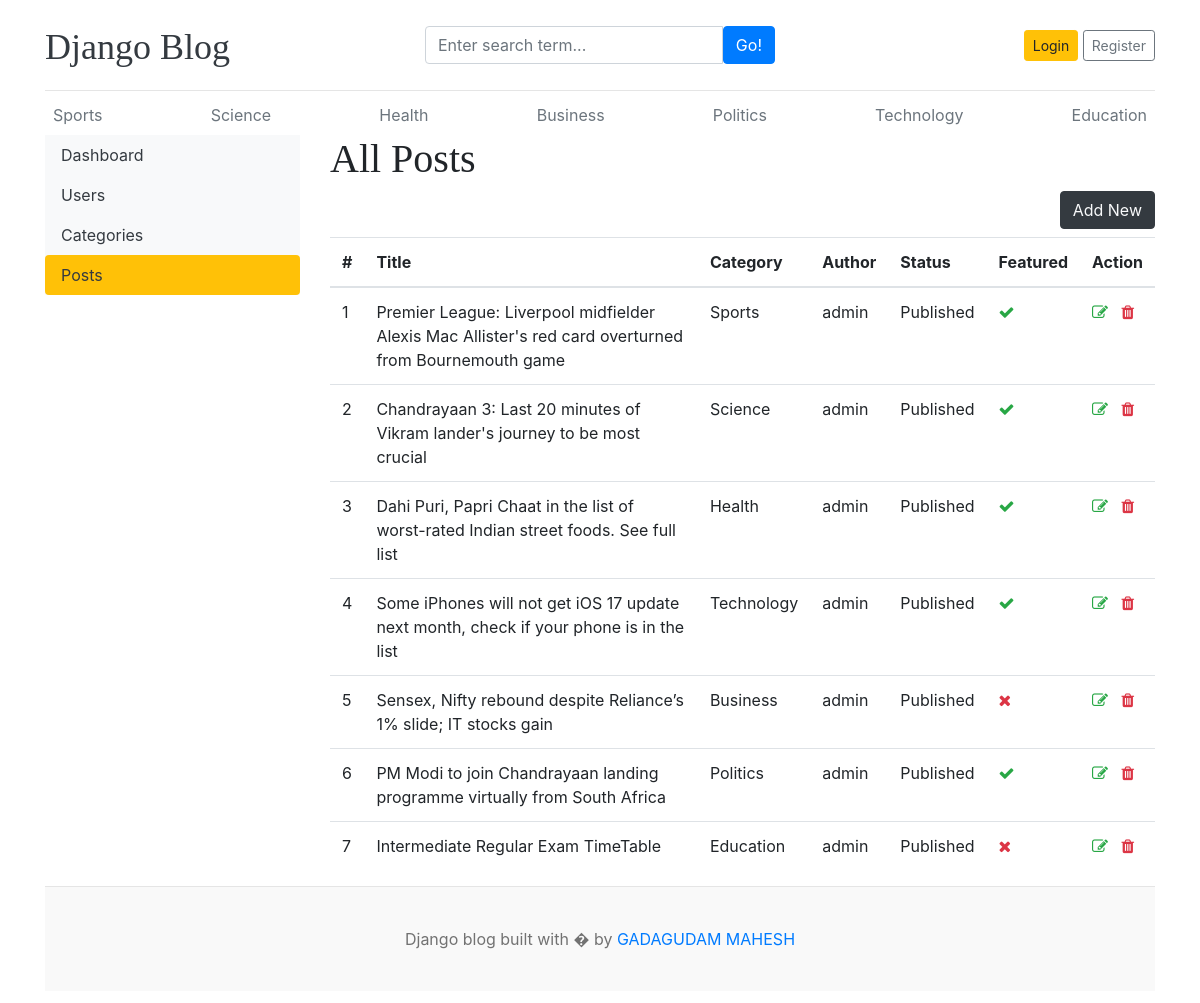
/dashboard/posts/, run on an earlier commit of the app's database.
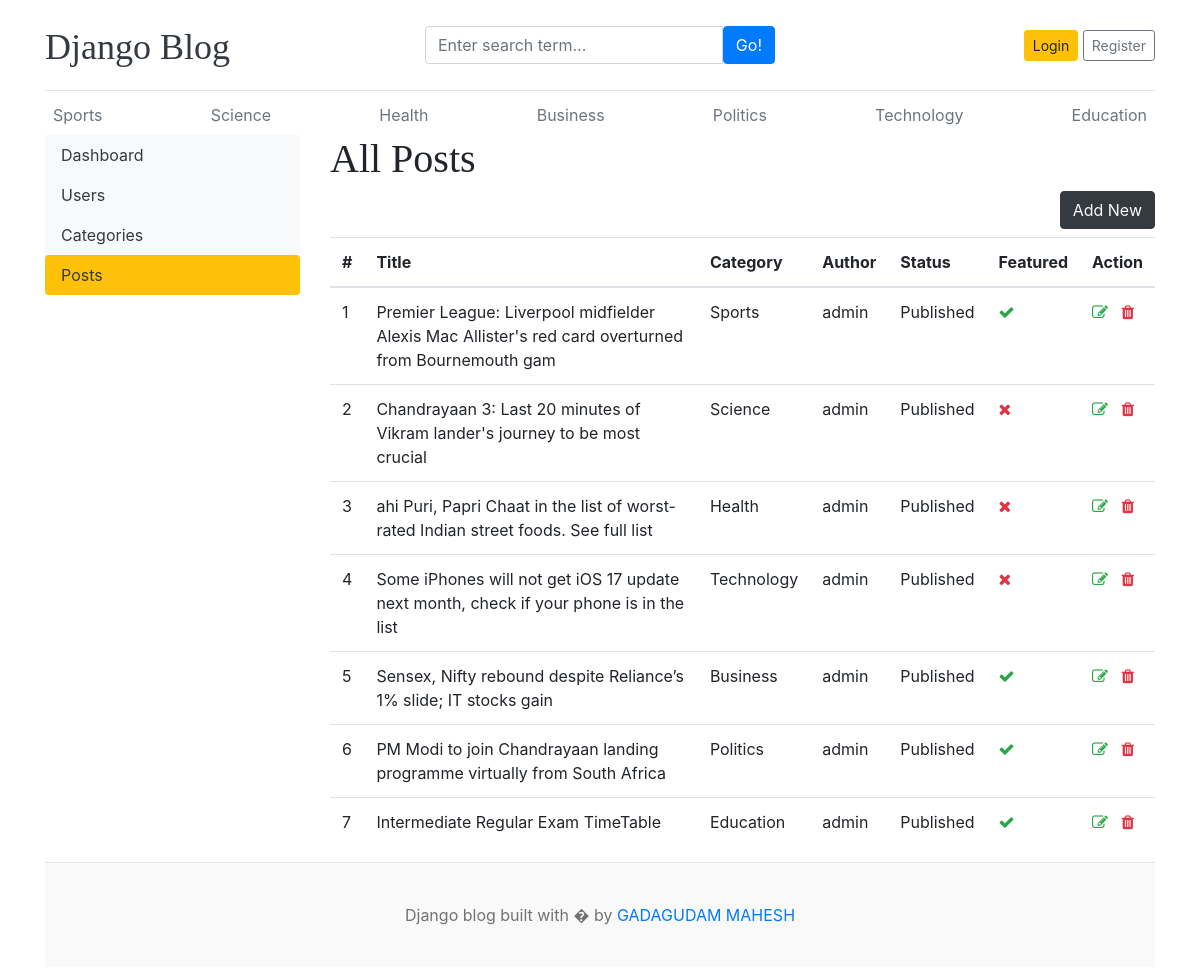
And on a later commit of the database.
### blog/models.py (models this page shows, shortened)
class Category(models.Model):
    category_name=models.CharField(max_length=50,unique=True)
    created_at=models.DateTimeField(auto_now_add=True)
    updated_at=models.DateTimeField(auto_now=True)
    class Meta:
        verbose_name_plural='categories'
    def __str__(self):
        return self.category_name

class Blog(models.Model):
    title=models.CharField(max_length=100)
    slug=models.SlugField(max_length=150,unique=True,blank=True)
    category=models.ForeignKey(Category,on_delete=models.CASCADE)
    author=models.ForeignKey(User,on_delete=models.CASCADE)
    featured_image=models.ImageField(upload_to='upload/%Y/%M/%d')
    short_description=models.TextField(max_length=2000)
    blog_body=models.TextField(max_length=5000)
    status=models.CharField(max_length=20, choices=STATUS_CHOICES,default=0)
    is_featured=models.BooleanField(default=False)
    created_at=models.DateTimeField(auto_now_add=True)
    updated_at=models.DateTimeField(auto_now=True)

### dashboards/views.py (the view)
# urls.py: path('posts/',views.posts,name='posts'),
def posts(request):
    posts=Blog.objects.all()
    context={
        'posts':posts
    }
    return render(request,'dashboard/posts.html',context)

### blog/context_processor.py (called while the page is built)
def get_categories(request):
    categories=Category.objects.all()
    return dict(categories=categories)

def get_social_links(request):
    social_links=SocialLink.objects.all()
    return dict(social_links=social_links)

### templates/dashboard/posts.html (shortened to what this page needs)
{% extends 'base.html' %}
{% block content %}
  <div class="row">
    {% include 'dashboard/sidebar.html' %}
    <div class="col-md-9">
      <h1>All Posts</h1>
      <a href="{% url 'add_post' %}" class="btn btn-dark text-light float-right mb-2">Add New</a>
      <table class="table table-hover">
        <thead>
          <tr>
            <th scope="col">#</th>
            <th scope="col">Title</th>
            <th scope="col">Category</th>
            <th scope="col">Author</th>
            <th scope="col">Status</th>
            <th scope="col">Featured</th>
            <th scope="col">Action</th>
          </tr>
          <tbody>
            {% for post  in posts %}
            <tr>
              <td>{{forloop.counter}}</td>
              <td>{{post.title}}</td>
              <td>{{post.category}}</td>
              <td>{{post.author}}</td>
              <td>{{post.status}}</td>
              <td>{% if post.is_featured %}<i class="fa fa-check text-success"></i>{% else %}<i class="fa fa-times text-danger"></i>{% endif %}</td>
              <td>
                <a href="{% url 'edit_post' post.id %}" <i class="fa fa-edit text-success"></i></a>
                <a href="{% url 'delete_post' post.id %}" <i class="fa fa-trash text-danger"></i></a>
              </td>
            </tr>
            {% endfor %}
          </tbody>
        </thead>
      </table>
    </div>
  </div>
{% endblock %}

### templates/base.html (shortened to what this page needs)
{% load static %}
<!DOCTYPE html>
<html lang="en">
<head>
    <link href="https://getbootstrap.com/docs/4.0/dist/css/bootstrap.min.css" rel="stylesheet">
    <link href="{% static 'css/blog.css' %}" rel="stylesheet">
    <link rel="stylesheet" href="https://cdnjs.cloudflare.com/ajax/libs/font-awesome/4.7.0/css/font-awesome.min.css">
  </head>
<body>
    <div class="container">
      <header class="blog-header py-3">
        <div class="row flex-nowrap justify-content-between align-items-center">
          <div class="col-4 pt-1">
            <a class="blog-header-logo text-dark" href="/">Django Blog</a>
          </div>
          <div class="col-4">
            <form action="{% url 'search' %}" method="GET">
              <div class="input-group">
                <input class="form-control" type="text" name="keyword" value="{{keyword}}" placeholder="Enter search term..." aria-label="Enter search term..." aria-describedby="button-search" />
                <button type="submit" class="btn btn-primary" id="button-search" type="button">Go!</button>
            </div>
            </form>
          </div>
          <div class="col-4 d-flex justify-content-end align-items-center">
            {% if not user.is_authenticated %}
            <a class="btn btn-sm btn-warning" href="{% url 'login' %}">Login</a> &nbsp;
            <a class="btn btn-sm btn-outline-secondary" href="{% url 'register' %}">Register</a>
          </div>
          {% else %}
          <span><a href="{% url 'dashboard' %}">Dashboard</a></span>
          &emsp;
          <span><a href="{% url 'logout' %}">Logout</a></span>
          {% endif %}
        </div>
      </header>
      <div class="nav-scroller py-1 mb-2">
        <nav class="nav d-flex justify-content-between">
          {% for cat in categories %}
          <a class="p-2 text-muted" href="{% url 'posts_by_category' cat.id %}">{{cat.category_name}}</a>
          {% endfor %}
        </nav
      </div>
{% block content %}
{% endblock  %}
<footer class="blog-footer">
    <p>Django blog built with � by <a href="#">GADAGUDAM MAHESH</a></p>
  </footer>
  </body>
  </html>

### templates/dashboard/sidebar.html
<div class="col-md-3">
    <div class="nav flex-column nav-pills bg-light" arial-orientation="vertical">
      <a href="{% url 'dashboard' %}" class="nav-link text-dark  {% if '/dashboard/' == request.path %}bg-warning{% endif %}">Dashboard</a>
      <a href="{% url 'users' %}" class="nav-link text-dark {% if '/users/' in request.path %}bg-warning{% endif %}">Users</a>
      <a href="{% url 'categories' %}" class="nav-link text-dark {% if '/categories/' in request.path %}bg-warning{% endif %}">Categories</a>
      <a href="{% url 'posts' %}" class="nav-link text-dark {% if '/posts/' in request.path %}bg-warning{% endif %}">Posts</a>
    </div>
  </div>

### project1/static/css/blog.css (style rules this page uses)
.blog-header { border-bottom: 1px solid #e5e5e5; }
.blog-header-logo { font-family: "Playfair Display", Georgia, "Times New Roman", serif; font-size: 2.25rem; }
h1, h2, h3, h4, h5, h6 { font-family: "Playfair Display", Georgia, "Times New Roman", serif; }
.blog-footer { padding: 2.5rem 0; color: #727272; text-align: center; background-color: #f9f9f9; border-top: .05rem solid #e5e5e5; }
.blog-footer p:last-child { margin-bottom: 0; }

What changed in the data, as far as the page shows it:
changed Blog "Sports": title "Premier League: Liverpool midfielder Alexis Mac Allister's red card overturned from Bournemouth game" → "Premier League: Liverpool midfielder Alexis Mac Allister's red card overturned from Bournemouth gam"
changed Blog "Chandrayaan 3: Last 20 minutes of Vikram lander's journey to be most crucial": is_featured True → False (drawn)
changed Blog "Health": title "Dahi Puri, Papri Chaat in the list of worst-rated Indian street foods. See full list" → "ahi Puri, Papri Chaat in the list of worst-rated Indian street foods. See full list"; is_featured True → False (drawn)
changed Blog "Technology": is_featured True → False (drawn)
changed Blog "Sensex, Nifty rebound despite Reliance’s 1% slide; IT stocks gain": is_featured False → True (drawn)
changed Blog "Intermediate Regular Exam TimeTable": is_featured False → True (drawn)
